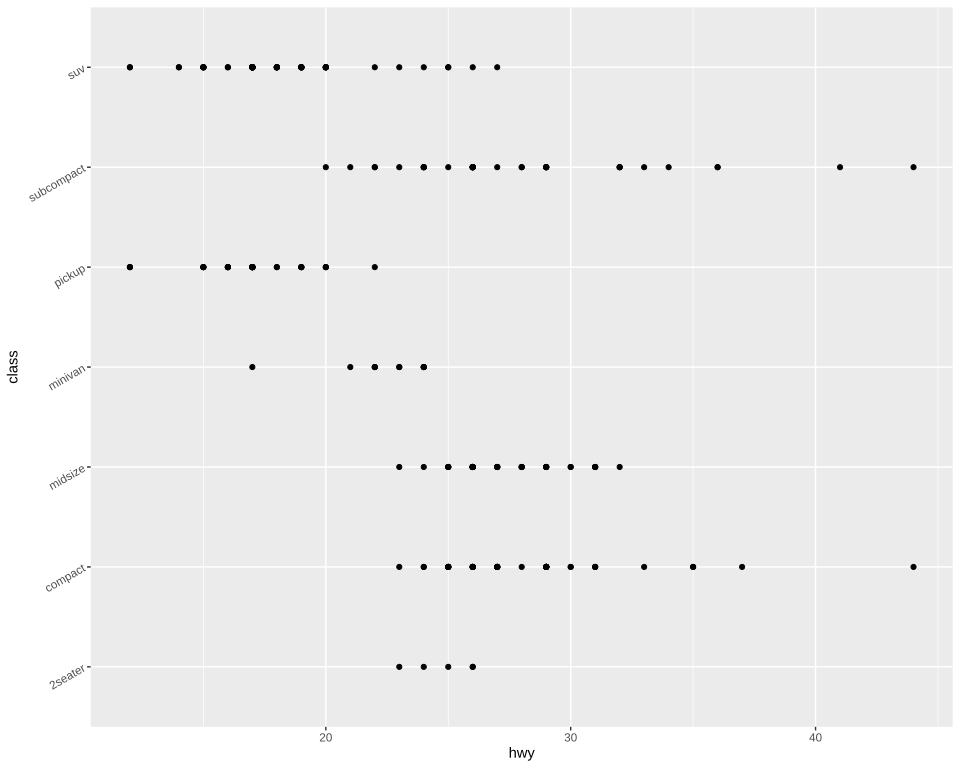

Write R code to recreate this figure.
# The plot test/golden/theme_text_axis_y_30.svg draws, drawn by ggplot2 itself, as ggplot2's own
# visual tests draw their snapshots: the independent check on that golden whenever it changes. The
# suite never runs this; it needs R, ggplot2 and vdiffr, saved as the Docker image
# giggly-r:ggplot2-4.0.3. From the repository's root:
#
#   docker run --rm -v "$PWD/test/golden":/golden:ro giggly-r:ggplot2-4.0.3 \
#     Rscript /golden/theme_text_axis_y_30.R > theme_text_axis_y_30.ggplot2.svg
#
# and compare the two drawings element by element, as test/golden/point.R describes.
#
# mpg's classes against highway mileage, each class's label on the y axis turned 30 degrees, still
# ending at its tick, the axis as wide as the widest label turned.
#
# First checked with ggplot2 4.0.3 and vdiffr 1.0.9: every element and clip path matches, and the
# one departure is test/golden/point.R's, the x axis drawn before the y.

library(ggplot2)

plot <- ggplot(mpg, aes(hwy, class)) +
  geom_point() +
  theme_gray() +
  theme(axis.text.y = element_text(angle = 30))

file <- tempfile(fileext = ".svg")
vdiffr::write_svg(plot, file)
cat(readLines(file), sep = "\n")
